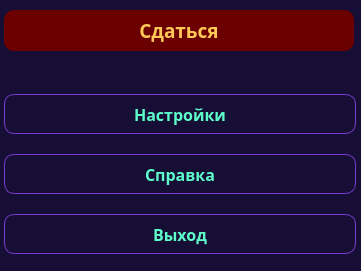
<?xml version="1.0" encoding="UTF-8"?>
<ui version="4.0">
 <class>NastrKompForm</class>
 <widget class="QDialog" name="NastrKompForm">
  <property name="geometry">
   <rect>
    <x>0</x>
    <y>0</y>
    <width>361</width>
    <height>271</height>
   </rect>
  </property>
  <property name="windowTitle">
   <string>Dialog</string>
  </property>
  <widget class="QLabel" name="label_10">
   <property name="geometry">
    <rect>
     <x>0</x>
     <y>0</y>
     <width>361</width>
     <height>271</height>
    </rect>
   </property>
   <property name="styleSheet">
    <string notr="true">background-color: rgb(22, 14, 53);</string>
   </property>
   <property name="text">
    <string/>
   </property>
  </widget>
  <widget class="QWidget" name="verticalLayoutWidget">
   <property name="geometry">
    <rect>
     <x>4</x>
     <y>80</y>
     <width>352</width>
     <height>191</height>
    </rect>
   </property>
   <layout class="QVBoxLayout" name="verticalLayout">
    <item>
     <widget class="QPushButton" name="pushButton_25">
      <property name="minimumSize">
       <size>
        <width>350</width>
        <height>40</height>
       </size>
      </property>
      <property name="font">
       <font>
        <family>Trebuchet MS</family>
        <pointsize>12</pointsize>
        <weight>75</weight>
        <bold>true</bold>
       </font>
      </property>
      <property name="styleSheet">
       <string notr="true">QPushButton:hover{
	background-color: rgb(119, 59, 205);
	color: rgb(93, 253, 203);
	border: 1px solid rgb(119, 59, 205);	
	border-radius: 10px;
}
QPushButton {
	color: rgb(93, 253, 203);
	background-color: transparent;
	border: 1px solid rgb(119, 59, 205);	
	border-radius: 10px;
}</string>
      </property>
      <property name="text">
       <string>Настройки</string>
      </property>
     </widget>
    </item>
    <item>
     <widget class="QPushButton" name="pushButton_24">
      <property name="minimumSize">
       <size>
        <width>350</width>
        <height>40</height>
       </size>
      </property>
      <property name="font">
       <font>
        <family>Trebuchet MS</family>
        <pointsize>12</pointsize>
        <weight>75</weight>
        <bold>true</bold>
       </font>
      </property>
      <property name="styleSheet">
       <string notr="true">QPushButton:hover{
	background-color: rgb(119, 59, 205);
	color: rgb(93, 253, 203);
	border: 1px solid rgb(119, 59, 205);	
	border-radius: 10px;
}
QPushButton {
	color: rgb(93, 253, 203);
	background-color: transparent;
	border: 1px solid rgb(119, 59, 205);	
	border-radius: 10px;
}</string>
      </property>
      <property name="text">
       <string>Справка</string>
      </property>
     </widget>
    </item>
    <item>
     <widget class="QPushButton" name="pushButton_26">
      <property name="minimumSize">
       <size>
        <width>350</width>
        <height>40</height>
       </size>
      </property>
      <property name="font">
       <font>
        <family>Trebuchet MS</family>
        <pointsize>12</pointsize>
        <weight>75</weight>
        <italic>false</italic>
        <bold>true</bold>
        <underline>false</underline>
        <strikeout>false</strikeout>
        <kerning>true</kerning>
       </font>
      </property>
      <property name="styleSheet">
       <string notr="true">QPushButton:hover{
	background-color: rgb(119, 59, 205);
	color: rgb(93, 253, 203);
	border: 1px solid rgb(119, 59, 205);	
	border-radius: 10px;
}
QPushButton {
	color: rgb(93, 253, 203);
	background-color: transparent;
	border: 1px solid rgb(119, 59, 205);	
	border-radius: 10px;
}</string>
      </property>
      <property name="text">
       <string>Выход</string>
      </property>
     </widget>
    </item>
   </layout>
  </widget>
  <widget class="QPushButton" name="pushButton_27">
   <property name="geometry">
    <rect>
     <x>4</x>
     <y>10</y>
     <width>350</width>
     <height>41</height>
    </rect>
   </property>
   <property name="minimumSize">
    <size>
     <width>350</width>
     <height>40</height>
    </size>
   </property>
   <property name="font">
    <font>
     <family>Trebuchet MS</family>
     <pointsize>14</pointsize>
     <weight>75</weight>
     <bold>true</bold>
    </font>
   </property>
   <property name="styleSheet">
    <string notr="true">QPushButton:hover{
	background-color: rgb(175, 0, 2);
	color: rgb(206, 161, 70);
	border: 1px solid rgb(119, 59, 205);	
	border-radius: 10px;
}
QPushButton {
	background-color: rgb(107, 0, 1);
	color: rgb(255, 200, 87);
	border-radius: 10px;
}</string>
   </property>
   <property name="text">
    <string>Сдаться</string>
   </property>
  </widget>
 </widget>
 <resources/>
 <connections/>
</ui>
